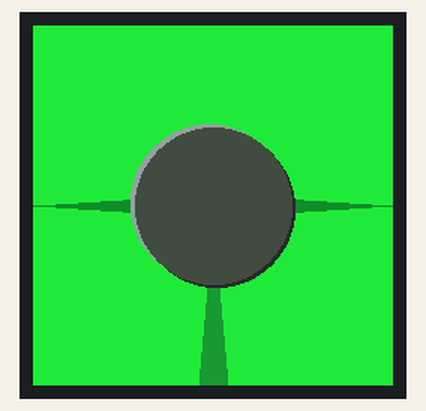
A sketch run on a simulated Arduino Uno, built with avr-gcc and run on an emulated ATmega328P. Shown: 240×240 colour display.

Above: at 1.2 s.
At 5.2 s:
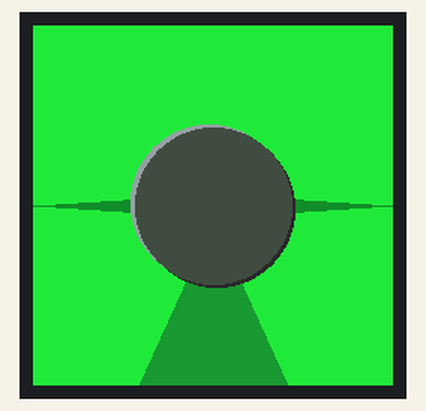
At 10.2 s:
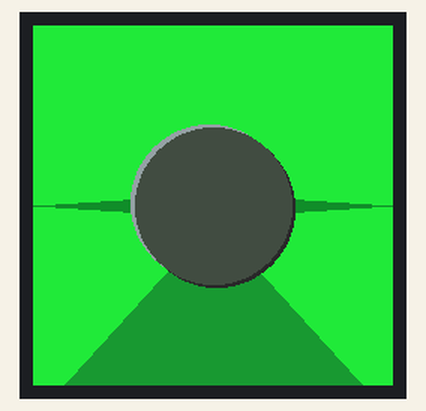
At 20.2 s:
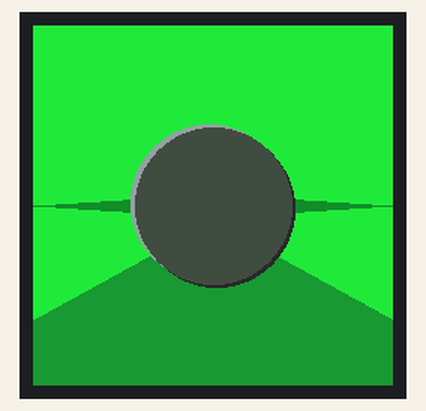
At 29.2 s:
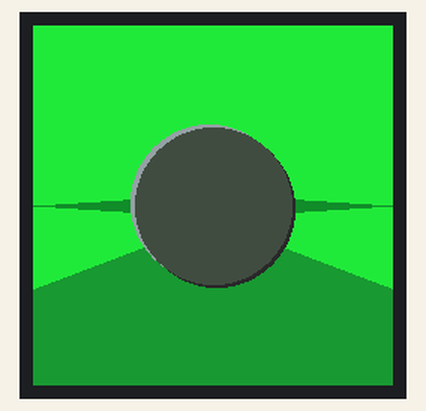
At 39.2 s:
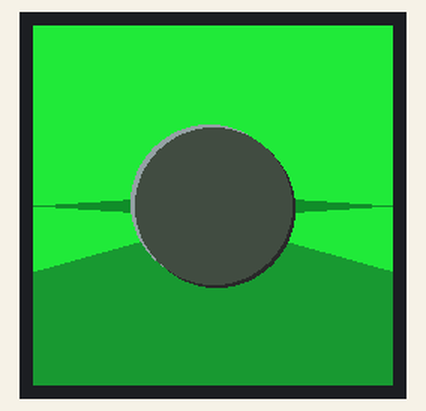

Measured:
- what the display in image 0 shows lasts 0.9 s, from 1.1 s to 2.0 s
- what the display in image 2 shows lasts 0.8 s, from 10.2 s to 11.0 s

The sketch:

UNO_6E5C_Magic_Eye_Demo.ino
```cpp
/********************************************************************************************
 * Default pin list for non display dev kits:
 * Arduino Nano, Micro and more: CS:  9, DC:  8, RST:  7, BL:  6, SCK: 13, MOSI: 11, MISO: 12
 *******************************************************************************************/

 /*
	This project creates an emulation of a 6E5C magic eye valve using a GC9A01 1.28" 240 x 240 pixels round display.
 *  The graphics library is Arduino GFX by https://github.com/moononournation more videos here: https://www.youtube.com/@moononournation
 *  NOTE THAT THE CANVAS FUNCTION CAN NOT BE USED AS THE UNO ONLY HAS 2KB RAM, WHEREAS THE ESP32 IS 160KB TO 512KB, SO THE DISPLAY WILL FLICKER IF QUICKLY REFRESHED.
 */

#define GFX_RES 7 //configurable = Display Reset
#define GFX_BL  6 //configurable = Backlight control
#define GFX_DC  8 //configurable = Data/Command selection
#define GFX_SCL 13 //fixed as SPI = SCLK
#define GFX_CS  9 //configurable = Display chip select
#define GFX_SDA 11 //fixed as SPI = MOSI

#include <Arduino_GFX_Library.h>

 // Declare variables
uint16_t r, r0;
uint16_t v_inVal;
uint16_t i;
bool direction = true; // count direction true = up and false = down
uint16_t top = 600; //highest value for i
uint16_t bottom = 5; //lowest value for i

unsigned long previousMillis = 0;  // Stores the last time the LED was updated
const long interval = 1000;   // Interval at which to blink the LED (milliseconds)

int count = 0;

// Start of Arduino_GFX setting

//create data bus class. More data bus class: https://github.com/moononournation/Arduino_GFX/wiki/Data-Bus-Class
Arduino_DataBus *bus = new Arduino_HWSPI(GFX_DC, GFX_CS);
/* More display class: https://github.com/moononournation/Arduino_GFX/wiki/Display-Class */
Arduino_GFX *gfx = new Arduino_GC9A01(bus, GFX_RES, 0 /* rotation */, true /* IPS */, 240 /* width */, 240 /* height */); // use for no canvas and disable next two lines

// End of Arduino_GFX setting

void setup() {
	// Init Display
	if (!gfx->begin()) // If initialization fails, handle the error
	{
		while (1);   // Halt the program (infinite loop) if gfx initialisation fails and flash the on-board LED quickly
	}
	r = gfx->width(); // i.e. 240 pixels
	r0 = r / 2;
}

// build 6E5C emulation in the canvas function and then write (flush) to the display.
static void drawE5(uint16_t v_i) {
	gfx->fillScreen(gfx->color565(37, 234, 61));
	gfx->fillTriangle(r0, r0 + 10, r0 - v_i, r, r0 + v_i, r, gfx->color565(28, 152, 53));
	gfx->fillTriangle(0, r0, r0, r0 - 8, r0, r0 + 8, gfx->color565(20, 140, 40));
	gfx->fillTriangle(r, r0, r0, r0 - 8, r0, r0 + 8, gfx->color565(20, 140, 40));
	gfx->fillCircle(r0 + 2, r0 + 2, 52, gfx->color565(40, 40, 40));
	gfx->fillCircle(r0 - 3, r0 - 2, 52, gfx->color565(150, 162, 160));
	gfx->fillCircle(r0, r0, 52, gfx->color565(71, 76, 69));
	gfx->flush();
}

static void checks()
{
	if (direction) { // if direction is true add 10 to i
		i = i + 10;
	}
	else {
		i = i - 10; // if direction is false subtract 10 from i
	}

	if (i > top) { // when i is greater than top set direction to false and set i = top
		direction = false;
		i = top;
	}

	if (i < bottom) { // when i is less than bottom set direction to true and set i = bottom
		direction = true;
		i = bottom;
	}
}

void update_display() {
	checks();  // do boolean and numeric checks
	drawE5(i); // draw display using mapped i value
}

void loop() {
	//delay for interval
	// Get the current time in milliseconds
	unsigned long currentMillis = millis();
	if (currentMillis - previousMillis >= interval) {
		// Save the last time the LED was toggled
		previousMillis = currentMillis;
		update_display();
	}
}
```
